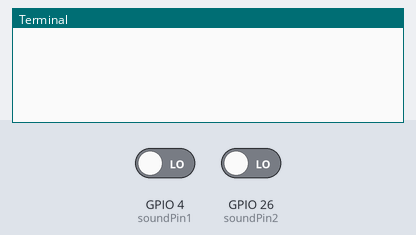
Recording of a program running on a simulated Raspberry Pi (BCM pin numbers). Parts: the last lines printed to the terminal. Inputs (shaded band) come from the test bench; at power-on: GPIO 4 (soundPin1) LOW, GPIO 26 (soundPin2) LOW.

Above: at 1.2 s.
1.3 s: GPIO 4 (soundPin1) driven HIGH
At 2.2 s:
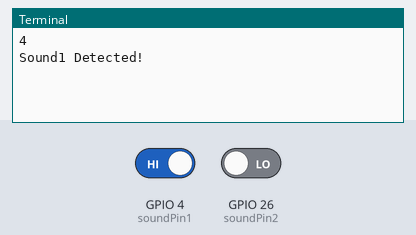
2.8 s: GPIO 26 (soundPin2) driven HIGH
At 3.4 s:
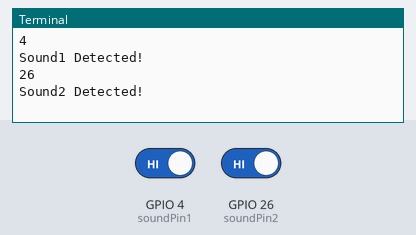

Measured:
- after the input at 1.3 s, the terminal: prints a new line at once (image 1)
- after the input at 2.8 s, the terminal: prints a new line at once (image 2)

The program:

SoundDetection.py
```python
#!/usr/bin/python
import RPi.GPIO as GPIO
import time

#GPIO SETUP
soundPin1 = 4
soundPin2 = 26
GPIO.setmode(GPIO.BCM)
GPIO.setup(soundPin1, GPIO.IN)
GPIO.setup(soundPin2, GPIO.IN)
def callback(channel):
        print(channel)
        if channel == soundPin1:
            print ("Sound1 Detected!")
        elif channel == soundPin2:
            print ("Sound2 Detected!")

GPIO.add_event_detect(soundPin1, GPIO.RISING,callback=callback, bouncetime=300)  # let us know when the pin goes HIGH or LOW
# GPIO.add_event_callback(channel, callback)  # assign function to GPIO PIN, Run function on change
GPIO.add_event_detect(soundPin2, GPIO.RISING,callback=callback, bouncetime=300)
# infinite loop
while True:
        time.sleep(1)
```
